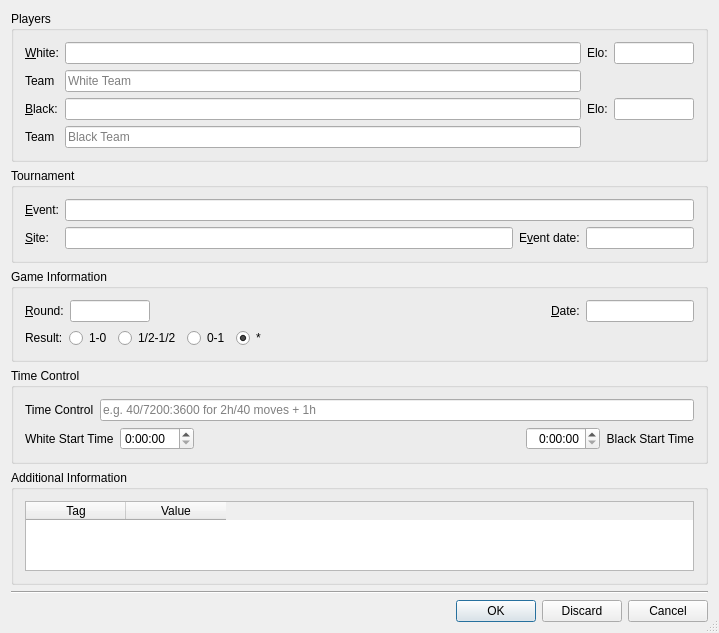
<?xml version="1.0" encoding="UTF-8"?>
<ui version="4.0">
 <class>SaveDialog</class>
 <widget class="QDialog" name="SaveDialog">
  <property name="geometry">
   <rect>
    <x>0</x>
    <y>0</y>
    <width>719</width>
    <height>567</height>
   </rect>
  </property>
  <property name="windowTitle">
   <string>Save Game</string>
  </property>
  <property name="sizeGripEnabled">
   <bool>true</bool>
  </property>
  <layout class="QGridLayout">
   <item row="0" column="0">
    <widget class="QGroupBox" name="groupBox">
     <property name="title">
      <string>Players</string>
     </property>
     <layout class="QGridLayout">
      <item row="2" column="2">
       <widget class="QLabel" name="textLabel2_2">
        <property name="text">
         <string>Elo:</string>
        </property>
       </widget>
      </item>
      <item row="0" column="2">
       <widget class="QLabel" name="textLabel2">
        <property name="text">
         <string>Elo:</string>
        </property>
       </widget>
      </item>
      <item row="0" column="3">
       <widget class="QLineEdit" name="whiteEloEdit">
        <property name="sizePolicy">
         <sizepolicy hsizetype="Fixed" vsizetype="Fixed">
          <horstretch>0</horstretch>
          <verstretch>0</verstretch>
         </sizepolicy>
        </property>
        <property name="maximumSize">
         <size>
          <width>80</width>
          <height>32767</height>
         </size>
        </property>
       </widget>
      </item>
      <item row="0" column="0">
       <widget class="QLabel" name="textLabel1">
        <property name="text">
         <string>&amp;White:</string>
        </property>
        <property name="buddy">
         <cstring>whiteEdit</cstring>
        </property>
       </widget>
      </item>
      <item row="2" column="1">
       <widget class="QLineEdit" name="blackEdit">
        <property name="sizePolicy">
         <sizepolicy hsizetype="Expanding" vsizetype="Fixed">
          <horstretch>0</horstretch>
          <verstretch>0</verstretch>
         </sizepolicy>
        </property>
       </widget>
      </item>
      <item row="0" column="1">
       <widget class="QLineEdit" name="whiteEdit">
        <property name="sizePolicy">
         <sizepolicy hsizetype="Expanding" vsizetype="Fixed">
          <horstretch>0</horstretch>
          <verstretch>0</verstretch>
         </sizepolicy>
        </property>
       </widget>
      </item>
      <item row="2" column="0">
       <widget class="QLabel" name="textLabel1_2">
        <property name="text">
         <string>&amp;Black:</string>
        </property>
        <property name="buddy">
         <cstring>blackEdit</cstring>
        </property>
       </widget>
      </item>
      <item row="2" column="3">
       <widget class="QLineEdit" name="blackEloEdit">
        <property name="sizePolicy">
         <sizepolicy hsizetype="Fixed" vsizetype="Fixed">
          <horstretch>0</horstretch>
          <verstretch>0</verstretch>
         </sizepolicy>
        </property>
        <property name="maximumSize">
         <size>
          <width>80</width>
          <height>32767</height>
         </size>
        </property>
       </widget>
      </item>
      <item row="1" column="0">
       <widget class="QLabel" name="label_5">
        <property name="text">
         <string>Team</string>
        </property>
       </widget>
      </item>
      <item row="3" column="0">
       <widget class="QLabel" name="label_6">
        <property name="text">
         <string>Team</string>
        </property>
       </widget>
      </item>
      <item row="1" column="1">
       <widget class="QLineEdit" name="whiteTeamEdit">
        <property name="placeholderText">
         <string>White Team</string>
        </property>
       </widget>
      </item>
      <item row="3" column="1">
       <widget class="QLineEdit" name="blackTeamEdit">
        <property name="placeholderText">
         <string>Black Team</string>
        </property>
       </widget>
      </item>
     </layout>
    </widget>
   </item>
   <item row="2" column="0">
    <widget class="QGroupBox" name="gameGroupBox">
     <property name="title">
      <string>Game Information</string>
     </property>
     <layout class="QGridLayout">
      <item row="1" column="0" colspan="4">
       <layout class="QHBoxLayout">
        <item>
         <widget class="QLabel" name="label">
          <property name="text">
           <string>Result:</string>
          </property>
         </widget>
        </item>
        <item>
         <widget class="QRadioButton" name="result1Button">
          <property name="text">
           <string notr="true">1-0</string>
          </property>
         </widget>
        </item>
        <item>
         <widget class="QRadioButton" name="result5Button">
          <property name="text">
           <string notr="true">1/2-1/2</string>
          </property>
         </widget>
        </item>
        <item>
         <widget class="QRadioButton" name="result0Button">
          <property name="text">
           <string notr="true">0-1</string>
          </property>
         </widget>
        </item>
        <item>
         <widget class="QRadioButton" name="resultNoneButton">
          <property name="text">
           <string notr="true">*</string>
          </property>
          <property name="checked">
           <bool>true</bool>
          </property>
         </widget>
        </item>
        <item>
         <spacer>
          <property name="orientation">
           <enum>Qt::Horizontal</enum>
          </property>
          <property name="sizeHint" stdset="0">
           <size>
            <width>40</width>
            <height>20</height>
           </size>
          </property>
         </spacer>
        </item>
       </layout>
      </item>
      <item row="0" column="3">
       <widget class="QLabel" name="textLabel2_4">
        <property name="text">
         <string>&amp;Date:</string>
        </property>
        <property name="buddy">
         <cstring>dateEdit</cstring>
        </property>
       </widget>
      </item>
      <item row="0" column="1">
       <widget class="QLineEdit" name="roundEdit">
        <property name="sizePolicy">
         <sizepolicy hsizetype="Fixed" vsizetype="Fixed">
          <horstretch>0</horstretch>
          <verstretch>0</verstretch>
         </sizepolicy>
        </property>
        <property name="maximumSize">
         <size>
          <width>80</width>
          <height>32767</height>
         </size>
        </property>
       </widget>
      </item>
      <item row="0" column="2">
       <spacer>
        <property name="orientation">
         <enum>Qt::Horizontal</enum>
        </property>
        <property name="sizeHint" stdset="0">
         <size>
          <width>40</width>
          <height>20</height>
         </size>
        </property>
       </spacer>
      </item>
      <item row="0" column="0">
       <widget class="QLabel" name="textLabel2_3">
        <property name="text">
         <string>&amp;Round:</string>
        </property>
        <property name="buddy">
         <cstring>roundEdit</cstring>
        </property>
       </widget>
      </item>
      <item row="0" column="4">
       <widget class="QLineEdit" name="dateEdit">
        <property name="sizePolicy">
         <sizepolicy hsizetype="Fixed" vsizetype="Fixed">
          <horstretch>0</horstretch>
          <verstretch>0</verstretch>
         </sizepolicy>
        </property>
        <property name="maximumSize">
         <size>
          <width>160</width>
          <height>32767</height>
         </size>
        </property>
       </widget>
      </item>
     </layout>
    </widget>
   </item>
   <item row="1" column="0">
    <widget class="QGroupBox" name="groupBox_2">
     <property name="title">
      <string>Tournament</string>
     </property>
     <layout class="QGridLayout">
      <item row="1" column="3">
       <widget class="QLineEdit" name="eventDateEdit">
        <property name="sizePolicy">
         <sizepolicy hsizetype="Fixed" vsizetype="Fixed">
          <horstretch>0</horstretch>
          <verstretch>0</verstretch>
         </sizepolicy>
        </property>
        <property name="maximumSize">
         <size>
          <width>160</width>
          <height>32767</height>
         </size>
        </property>
       </widget>
      </item>
      <item row="1" column="1">
       <widget class="QLineEdit" name="siteEdit">
        <property name="sizePolicy">
         <sizepolicy hsizetype="Expanding" vsizetype="Fixed">
          <horstretch>0</horstretch>
          <verstretch>0</verstretch>
         </sizepolicy>
        </property>
       </widget>
      </item>
      <item row="1" column="2">
       <widget class="QLabel" name="textLabel2_5">
        <property name="text">
         <string>E&amp;vent date:</string>
        </property>
        <property name="buddy">
         <cstring>eventDateEdit</cstring>
        </property>
       </widget>
      </item>
      <item row="0" column="1" colspan="3">
       <widget class="QLineEdit" name="eventEdit">
        <property name="sizePolicy">
         <sizepolicy hsizetype="Expanding" vsizetype="Fixed">
          <horstretch>0</horstretch>
          <verstretch>0</verstretch>
         </sizepolicy>
        </property>
       </widget>
      </item>
      <item row="1" column="0">
       <widget class="QLabel" name="textLabel1_2_2">
        <property name="text">
         <string>&amp;Site:</string>
        </property>
        <property name="buddy">
         <cstring>siteEdit</cstring>
        </property>
       </widget>
      </item>
      <item row="0" column="0">
       <widget class="QLabel" name="textLabel1_2_3">
        <property name="text">
         <string>&amp;Event:</string>
        </property>
        <property name="buddy">
         <cstring>eventEdit</cstring>
        </property>
       </widget>
      </item>
     </layout>
    </widget>
   </item>
   <item row="3" column="0">
    <widget class="QGroupBox" name="groupBox_3">
     <property name="title">
      <string>Time Control</string>
     </property>
     <layout class="QGridLayout" name="gridlayout4">
      <property name="verticalSpacing">
       <number>6</number>
      </property>
      <item row="5" column="0">
       <layout class="QHBoxLayout" name="horizontalLayout">
        <item>
         <widget class="QLabel" name="label_2">
          <property name="text">
           <string>White Start Time</string>
          </property>
          <property name="alignment">
           <set>Qt::AlignLeading|Qt::AlignLeft|Qt::AlignVCenter</set>
          </property>
         </widget>
        </item>
        <item>
         <widget class="QTimeEdit" name="whiteStartTime">
          <property name="displayFormat">
           <string>H:mm:ss</string>
          </property>
         </widget>
        </item>
        <item>
         <spacer name="horizontalSpacer">
          <property name="orientation">
           <enum>Qt::Horizontal</enum>
          </property>
          <property name="sizeHint" stdset="0">
           <size>
            <width>40</width>
            <height>20</height>
           </size>
          </property>
         </spacer>
        </item>
        <item>
         <widget class="QTimeEdit" name="blackStartTime">
          <property name="alignment">
           <set>Qt::AlignRight|Qt::AlignTrailing|Qt::AlignVCenter</set>
          </property>
          <property name="displayFormat">
           <string>H:mm:ss</string>
          </property>
         </widget>
        </item>
        <item>
         <widget class="QLabel" name="label_3">
          <property name="text">
           <string>Black Start Time</string>
          </property>
          <property name="alignment">
           <set>Qt::AlignRight|Qt::AlignTrailing|Qt::AlignVCenter</set>
          </property>
         </widget>
        </item>
       </layout>
      </item>
      <item row="0" column="0">
       <layout class="QHBoxLayout" name="horizontalLayout_2">
        <item>
         <widget class="QLabel" name="label_4">
          <property name="text">
           <string>Time Control</string>
          </property>
         </widget>
        </item>
        <item>
         <widget class="QLineEdit" name="timeControl">
          <property name="placeholderText">
           <string>e.g. 40/7200:3600 for 2h/40 moves + 1h</string>
          </property>
         </widget>
        </item>
       </layout>
      </item>
     </layout>
    </widget>
   </item>
   <item row="6" column="0">
    <widget class="Line" name="line">
     <property name="orientation">
      <enum>Qt::Horizontal</enum>
     </property>
    </widget>
   </item>
   <item row="5" column="0">
    <spacer name="verticalSpacer">
     <property name="orientation">
      <enum>Qt::Vertical</enum>
     </property>
     <property name="sizeHint" stdset="0">
      <size>
       <width>20</width>
       <height>40</height>
      </size>
     </property>
    </spacer>
   </item>
   <item row="8" column="0">
    <layout class="QHBoxLayout">
     <item>
      <spacer>
       <property name="orientation">
        <enum>Qt::Horizontal</enum>
       </property>
       <property name="sizeType">
        <enum>QSizePolicy::Expanding</enum>
       </property>
       <property name="sizeHint" stdset="0">
        <size>
         <width>20</width>
         <height>20</height>
        </size>
       </property>
      </spacer>
     </item>
     <item>
      <widget class="QDialogButtonBox" name="buttonBox">
       <property name="standardButtons">
        <set>QDialogButtonBox::Cancel|QDialogButtonBox::Discard|QDialogButtonBox::Ok</set>
       </property>
      </widget>
     </item>
    </layout>
   </item>
   <item row="4" column="0">
    <widget class="QGroupBox" name="gb_additional">
     <property name="title">
      <string>Additional Information</string>
     </property>
     <layout class="QVBoxLayout" name="verticalLayout">
      <item>
       <layout class="QHBoxLayout" name="horizontalLayout_3">
        <item>
         <widget class="QTableWidget" name="tableTags">
          <column>
           <property name="text">
            <string>Tag</string>
           </property>
          </column>
          <column>
           <property name="text">
            <string>Value</string>
           </property>
          </column>
         </widget>
        </item>
       </layout>
      </item>
     </layout>
    </widget>
   </item>
  </layout>
 </widget>
 <layoutdefault spacing="6" margin="11"/>
 <tabstops>
  <tabstop>whiteEdit</tabstop>
  <tabstop>whiteEloEdit</tabstop>
  <tabstop>blackEdit</tabstop>
  <tabstop>blackEloEdit</tabstop>
  <tabstop>eventEdit</tabstop>
  <tabstop>siteEdit</tabstop>
  <tabstop>eventDateEdit</tabstop>
  <tabstop>roundEdit</tabstop>
  <tabstop>dateEdit</tabstop>
  <tabstop>result1Button</tabstop>
  <tabstop>result5Button</tabstop>
  <tabstop>result0Button</tabstop>
  <tabstop>resultNoneButton</tabstop>
 </tabstops>
 <resources/>
 <connections/>
</ui>
